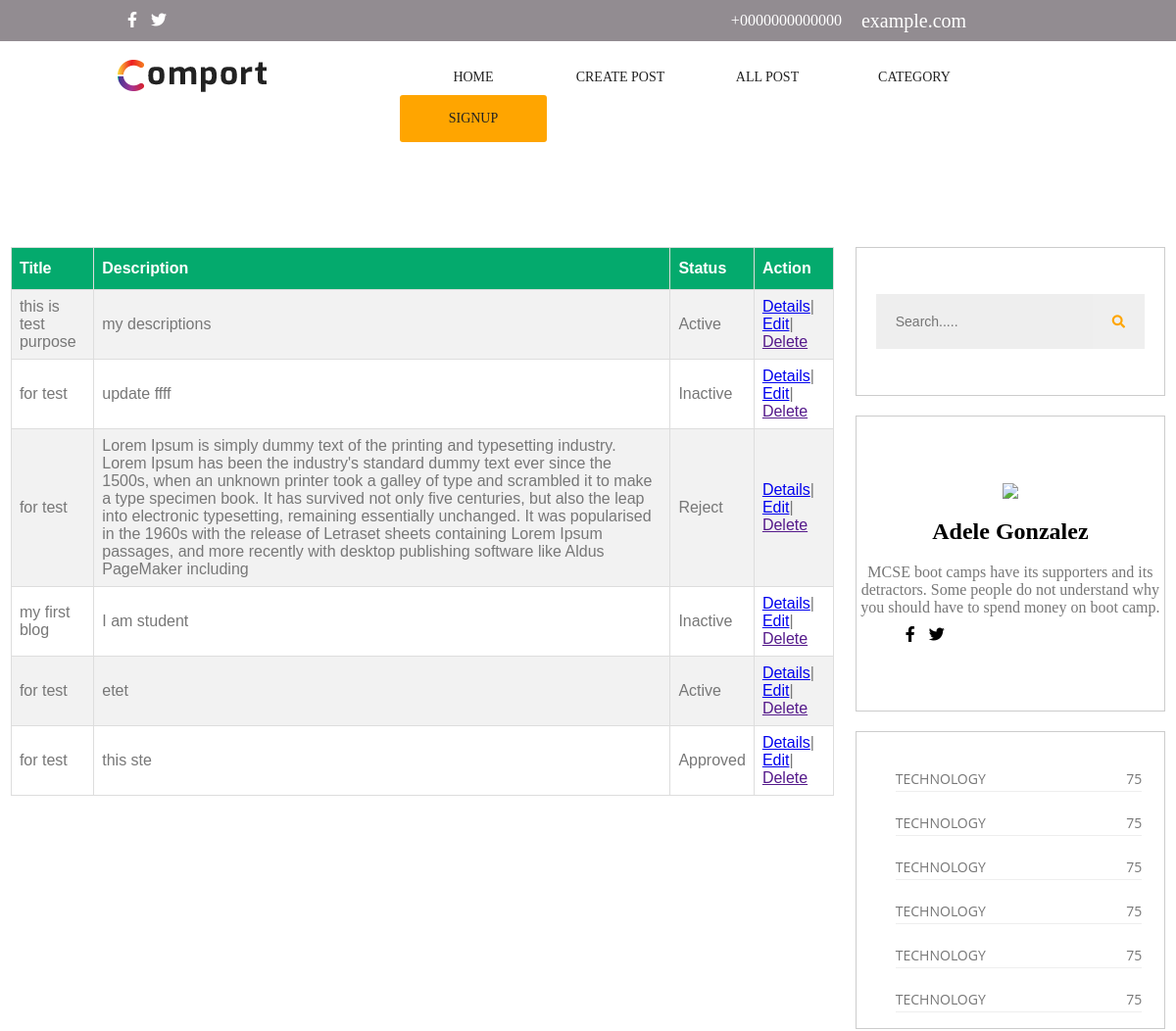
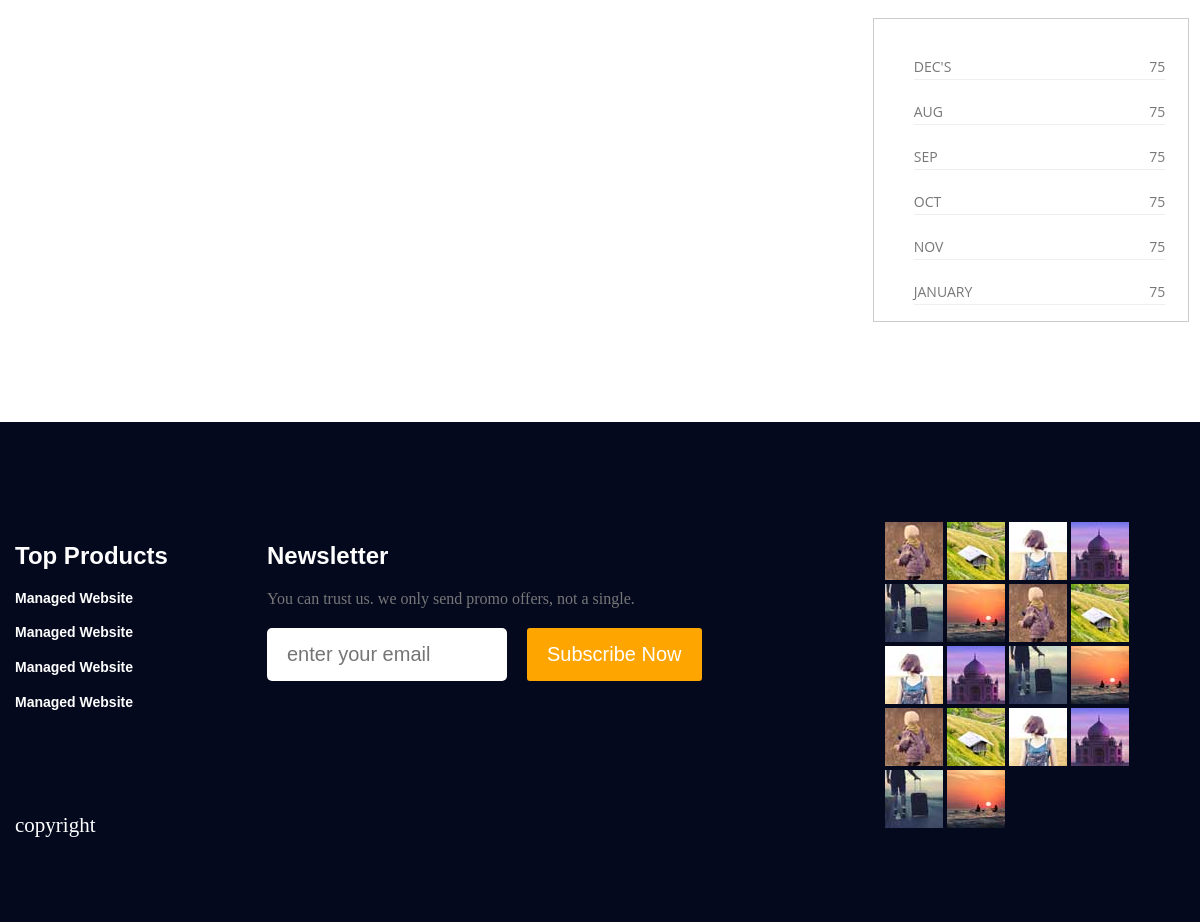
/all_post.php, run on the app's committed database (2 pictures, top to bottom).
### tables this page shows
CREATE TABLE `post` (
  `id` int(11) NOT NULL,
  `title` varchar(500) NOT NULL,
  `description` text NOT NULL,
  `status` tinyint(2) NOT NULL DEFAULT 1,
  `created_at` datetime NOT NULL
);

CREATE TABLE `status` (
  `id` int(2) NOT NULL,
  `status_name` varchar(200) NOT NULL,
  `created_at` datetime NOT NULL,
  `updated_at` datetime NOT NULL
);

### functions.php (called while the page is built, shortened)
<?php
include_once('db/db.php');
  function getAllPost(){
    global $conn;
    $sql = "SELECT post.*,status.status_name FROM `post` JOIN status ON post.status = status.id ";
    $result = mysqli_query($conn,$sql);
    return $result;
  }
?>

### all_post.php (the view, shortened to what this page needs)
<?php
require_once("functions.php");
require_once("./header.php");
$rs = getAllPost();
?>
<div class="main">
            <div class="container">
                <div class="content">
                <?php if(!empty($rs)){?>
                    <table id='customers'>
                            <tr>
                                <th>Title</th>
                                <th>Description</th>
                                <th>Status</th>
                                <th>Action</th>
                            </tr>
                        <?php
                        while($row = mysqli_fetch_assoc($rs)) { ?>
                            <tr>
                                <td><?php echo $row['title'];?></td>
                                <td><?php echo $row['description'];?></td>
                                <td>
                                <?php echo $row['status_name'];?>
                                </td>
                                <td>
                                <a href="post_view.php?id=<?php echo $row['id'];?>">Details</a>|
                                <a href="edit.php?id=<?php echo base64_encode($row['id']);?>">Edit</a>|
                                <a href="">Delete</a>
                                </td>
                            </tr>
                       <?php } ?>
                        </table>
                        <?php } ?>
                </div>
                <div class="sidebar">
                  <?php
                   require_once("sidebar.php")
                  ?>
                </div>
            </div>
        </div>
        <?php
            include_once('./footer.php')
        ?>
    </body>
</html>

### header.php (shortened to what this page needs)
<!DOCTYPE html>
<html>
    <head>
        <link rel="stylesheet" href="./css/style.css"/>
        <link rel="stylesheet" href="https://use.fontawesome.com/releases/v5.8.1/css/all.css">
    </head>
    <body>
        <header>
            <div class="social_part">
                <div class="scioal_section">
                    <div class="icon_section" >
                        <i class="fab fa-facebook-f icon_margin"></i>
                        <i class="fab fa-twitter icon_margin"></i>
                    </div>
                    <div class="mobile_number">+0000000000000</div>
                    <div class="email">example.com</div>
                </div>
            </div>
                <div class="nav_section">
                    <div class="nav_main">
                        <div class="logo">
                            <img src="images/logo.png" />
                         </div>
                        <nav id="nav">
                                <ul>
                                    <li><a href="index.php" >Home</a></li>
                                    <li><a href="post.php" >Create Post</a></li>
                                    <li><a href="all_post.php">All Post</a></li>
                                    <li>
                                        <a href="#">Category</a>
                                    </li>
                                    <li><a href="gallery.html" class="signup" target="_blank">Signup</a></li>
                                </ul>
                        </nav>
                    </div>
                </div>
        </header>

### sidebar.php
<div class="search_section">
                        <input type="search" class="search" name="seach" placeholder="Search....."/>
                        <button type="submit" class="btn"> <i class="fas fa-search"></i></button>
                    </div>
                    <div class="profile_section">
                       <div class="image_section">
                            <img src="./images/user1.jpg"/>
                        </div>
                        <div class="description">
                            <h2>Adele Gonzalez</h2>
                                MCSE boot camps have its supporters and its detractors.
                                Some people do not understand why you should have to spend money on boot camp.
                        </div>
                        <div class="p_scial">
                            <ul>
                                <li><a href="#"><i class="fab fa-facebook-f icon_margin"></i></a></li>
                                <li><a href="#"><i class="fab fa-twitter icon_margin"></i></a></li>
                            </ul>
                        </div>
                    </div>
                    <div class="category_section">
                        <ul>
                            <li class="li"><a href=''> <span class="category_title">Technology</span> <span class="category_number">75</span></a></li>
                            <li class="li"><a href=''> <span class="category_title">Technology</span> <span class="category_number">75</span></a></li>
                            <li class="li"><a href=''> <span class="category_title">Technology</span> <span class="category_number">75</span></a></li>
                            <li class="li"><a href=''> <span class="category_title">Technology</span> <span class="category_number">75</span></a></li>
                            <li class="li"><a href=''> <span class="category_title">Technology</span> <span class="category_number">75</span></a></li>
                            <li class="li"><a href=''> <span class="category_title">Technology</span> <span class="category_number">75</span></a></li>
                        </ul>
                    </div>
                    <div class="category_section">
                        <ul>
                            <li class="li"><a href=''> <span class="category_title">DEC's</span> <span class="category_number">75</span></a></li>
                            <li class="li"><a href=''> <span class="category_title">Aug</span> <span class="category_number">75</span></a></li>
                            <li class="li"><a href=''> <span class="category_title">Sep</span> <span class="category_number">75</span></a></li>
                            <li class="li"><a href=''> <span class="category_title">Oct</span> <span class="category_number">75</span></a></li>
                            <li class="li"><a href=''> <span class="category_title">Nov</span> <span class="category_number">75</span></a></li>
                            <li class="li"><a href=''> <span class="category_title">january</span> <span class="category_number">75</span></a></li>
                        </ul>
                    </div>

### footer.php
<footer>
            <div class="footer-section_1">
                <div class="top_products">
                    <h2 style="font-size:24px;">Top Products</h2>
                     <h4>Managed Website</h4>
                     <h4>Managed Website</h4>
                     <h4>Managed Website</h4>
                     <h4>Managed Website</h4>
                </div>
                <div class="news_letter">
                    <h2>Newsletter</h2>
                    <div>You can trust us. we only send promo offers, not a single.</div>
                    <div style="margin-top: 20px;">
                        <input type="email" name="email" class="email" placeholder="enter your email">
                        <input type="submit" class="submit" value="Subscribe Now"/>
                    </div>
                </div>
                <div style="
                color: white;
                font-size: 21px;"> copyright </div>
            </div>
            <div class="footer-section_2">
                <div class="feed">
                    <img src="./images/feed1.jpg"/>
                    <img src="./images/feed2.jpg"/>
                    <img src="./images/feed3.jpg"/>
                    <img src="./images/feed4.jpg"/>
                    <img src="./images/feed5.jpg"/>
                    <img src="./images/feed6.jpg"/>
                    <img src="./images/feed1.jpg"/>
                    <img src="./images/feed2.jpg"/>
                    <img src="./images/feed3.jpg"/>
                    <img src="./images/feed4.jpg"/>
                    <img src="./images/feed5.jpg"/>
                    <img src="./images/feed6.jpg"/>
                    <img src="./images/feed1.jpg"/>
                    <img src="./images/feed2.jpg"/>
                    <img src="./images/feed3.jpg"/>
                    <img src="./images/feed4.jpg"/>
                    <img src="./images/feed5.jpg"/>
                    <img src="./images/feed6.jpg"/>
                </div>
            </div>
        </footer>

### css/style.css (style rules this page uses)
body { padding: 0; margin: 0; color: #777; }
h1,h2,h3,h4,h5,h6 { color: black !important; }
.social_part { background: #928c91; width: 100%; height: 42px; }
.scioal_section { width: 80%; height: 100%; margin: 0 auto; display: flex; justify-content: center; align-items: center; }
.icon_section { float: left; width: 70%; color:white; }
.mobile_number { float: left; width: 15%; color: white; text-align: right; }
.email { float: left; width: 15%; color: white; text-align: right; }
.icon_margin { margin-left: 10px; }
.nav_section { background:white; min-height: 70px; display: flex; justify-content: center; align-items: center; padding: 19px 0px 7px 0px; }
.nav_main { width: 80%; margin: 0 auto; }
.logo { width: 30%; float: left; }
#nav { width:70%; float: left;; }
#nav ul { background: white; float: left; padding: 0; margin: 0; }
#nav li { float: left; list-style: none; width: 150px; position: relative; }
#nav a { display: block; text-decoration: none; text-decoration: none; color: #222; text-transform: uppercase; font-size: 14px; text-align: center; padding:10px 5px; }
.signup { background-color: orange; padding: 16px 15px !important; border-radius: 3px; color: white; }
.main { display: flex; flex-direction: column; flex-wrap: wrap; }
.container { display: flex; flex-flow: row wrap; justify-content: space-around; margin-top: 100px; }
.content { display: flex; flex-direction: column; flex-basis: 70%; min-height: 400px; }
.sidebar { display: flex; flex-direction: column; flex-basis: 25%; }
.search_section { border: 1px solid #ccc; height: 150px; display: flex; flex-grow: row nowrap; justify-content: center; justify-items: center; padding: 0 20px; }
.search { padding: 20px; font-size: 14px; border: none; background: #eee; flex-basis: 80%; margin: auto; }
.btn { color: orange; flex-basis: 20%; border: none; cursor: pointer; margin: auto 0; padding: 21px 20px 20px 20px; }
.profile_section { display: flex; flex-direction: column; border: 1px solid #ccc; min-height: 300px; justify-content: center; align-items: center; margin-top: 20px; }
.image_section { display: flex; justify-content: center; align-items: center; }
.description { text-align: center; }
.p_scial { text-align: left; width: 100%; }
.p_scial ul { margin: 10px 0 0 0 }
.p_scial ul li { display: inline; list-style: none; }
.p_scial ul li a { color: black; }
.category_section { border: 1px solid #ccc; min-height: 300px; margin-top: 20px; }
.category_section ul { width: 80%; }
.category_section ul li { list-style: none; display:list-item; border-bottom: 1px solid #eee; padding: 22px 0px; }
.category_section ul li a { text-decoration: none; color:#777; }
.category_title { width: 50%; float: left; text-transform: uppercase; font-family: "Open Sans",sans-serif; font-size: 14px; }
.category_number { width: 40%; float: right; text-align: right; font-family: "Open Sans",sans-serif; font-size: 14px; }
footer { background-color: #04091e; min-height: 400px; display: flex; flex-direction: row; flex-wrap: wrap; margin-top: 100px; justify-content: space-around; padding-top: 100px; }
.footer-section_1 { flex-basis: 70%; display: flex; min-height: 200px; flex-wrap: wrap; }
.footer-section_2 { display: flex; flex-basis: 25%;; min-height: 200px; }
.top_products { color: white !important; font-size: 14px; flex-basis: 30%; }
.top_products h2,h4,.news_letter h2 { color: white !important; font-family: "Poppins",sans-serif; }
.news_letter { flex-basis: 70%; }
.email { float: left; width: 200px; color: white; padding: 15px 20px; text-align: left; border-radius: 5px; font-size: 20px; border: none; }
.submit { background-color: orange; border: none; padding: 15px 20px; font-size: 20px; border-radius: 3px; margin-left: 20px; color: white; font-family: sans-serif; cursor: pointer; }

### all_post.php (style rules this page uses)
#customers { font-family: Arial, Helvetica, sans-serif; border-collapse: collapse; width: 100%; }
#customers td, #customers th { border: 1px solid #ddd; padding: 8px; }
#customers tr:nth-child(even) { background-color: #f2f2f2; }
#customers th { padding-top: 12px; padding-bottom: 12px; text-align: left; background-color: #04AA6D; color: white; }

### data on the page
post: title "this is test purpose", description "my descriptions", status.status_name "Active"
post: title "for test", description "update ffff", status.status_name "Inactive"
post: title "for test", description "Lorem Ipsum is simply dummy text of the printing and typesetting industry. Lorem Ipsum has been the industry's standard dummy text ever since the 1500s, when an unknown printer took a galley of type and scrambled it to make a type specimen book. It has survived not only five centuries, but also the leap into electronic typesetting, remaining essentially unchanged. It was popularised in the 1960s with the release of Letraset sheets containing Lorem Ipsum passages, and more recently with desktop publishing software like Aldus PageMaker including", status.status_name "Reject"
post: title "my first blog", description "I am student", status.status_name "Inactive"
post: title "for test", description "etet", status.status_name "Active"
post: title "for test", description "this ste", status.status_name "Approved"
